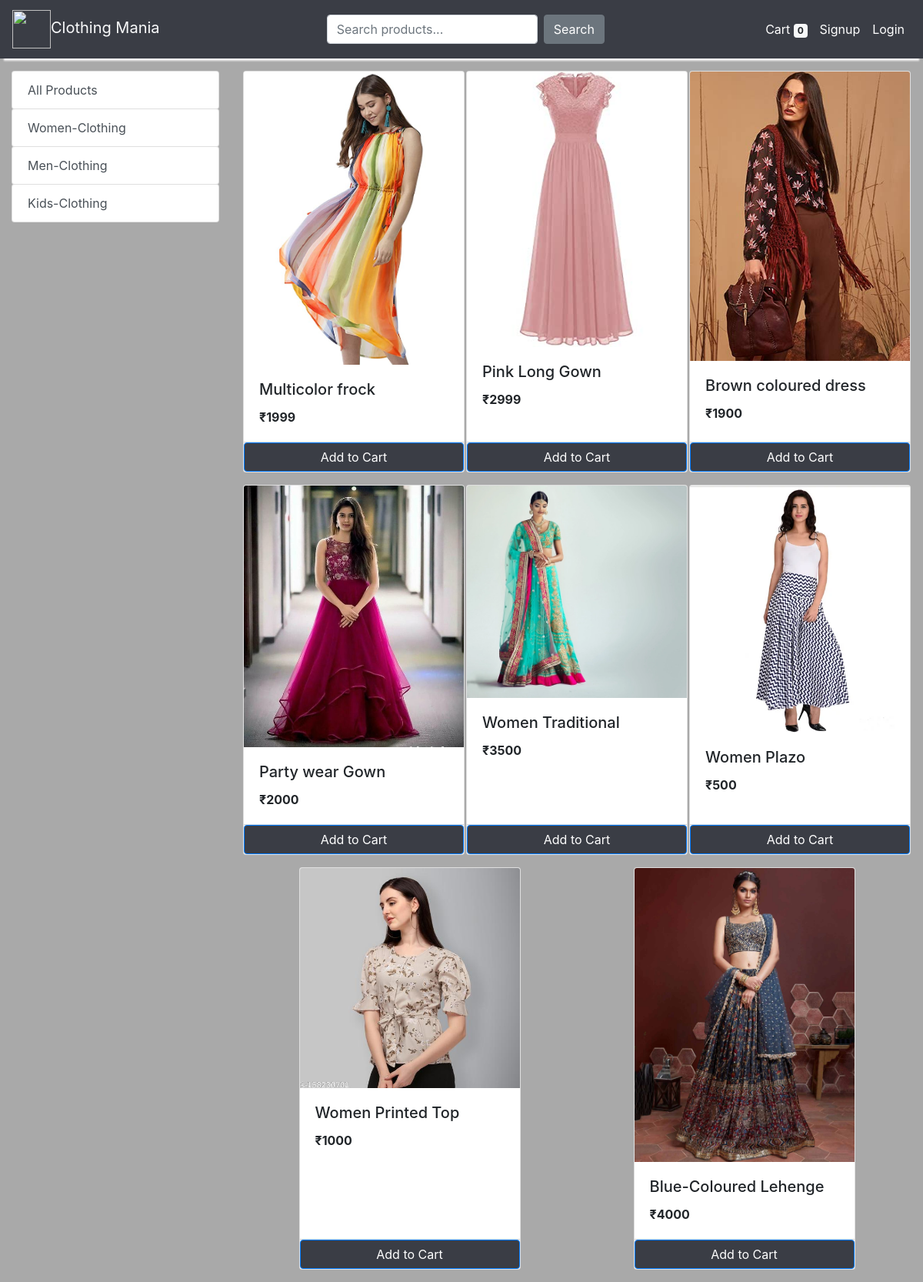
Screenshot of /store?category=22 with the database file from the repository.
### store/models/category.py (models this page shows, shortened)
class Category(models.Model):
    name= models.CharField(max_length=50)
    @staticmethod
    def get_all_categories():
        return Category.objects.all()
    class Meta:
        verbose_name = "Category"
        verbose_name_plural = "Categories"

### store/models/product.py (models this page shows, shortened)
class Products(models.Model):
    name = models.CharField(max_length=60)
    price = models.IntegerField(default=0)
    category = models.ForeignKey(Category,on_delete=models.CASCADE,default=1 )
    description = models.CharField(max_length=250, default='', blank=True, null= True)
    image = models.ImageField(upload_to='uploads/products/')
    @staticmethod
    def get_all_products_by_categoryid(category_id):
        if category_id:
            return Products.objects.filter (category=category_id)
        else:
            return Products.get_all_products()
    class Meta:
        verbose_name = "Product"
        verbose_name_plural = "Products"

### store/views/home.py (the view)
# urls.py: path('' , include('store.urls'))
def store(request):
    cart = request.session.get('cart')
    if not cart:
        request.session['cart'] = {}
    products = None
    categories = Category.get_all_categories()
    categoryID = request.GET.get('category')
    if categoryID:
        products = Products.get_all_products_by_categoryid(categoryID)
    else:
        products = Products.get_all_products()
    data = {}
    data['products'] = products
    data['categories'] = categories
    print('you are : ', request.session.get('email'))
    return render(request, 'index.html', data)

### store/templatetags/cart.py (called while the page is built)
@register.filter (name='is_in_cart')
def is_in_cart(product, cart):
    keys = cart.keys ()
    for id in keys:
        if int (id) == product.id:
            return True
    return False

### store/templatetags/custom_filter.py (called while the page is built)
@register.filter(name='currency')
def currency(number):
    return "₹"+str(number)

### store/templates/index.html (shortened to what this page needs)
{% extends 'base.html' %}
{% block content %}
{% load cart %}
{% load custom_filter %}
<div class="container-fluid mt-3">
	<div class="row">
		<div class="col-lg-3 mx-auto">
			<div class="list-group">
				<a href="/" class="list-group-item list-group-item-action btn">All Products</a>
				{% for category in categories %}
				<a href="/?category={{category.id}}"
					class="list-group-item list-group-item-action btn ">{{category.name}}</a>
				{% endfor %}
			</div>
		</div>
		<div id='products' class="col-lg-9 mx-auto">
			<div class="row mx-auto">
				{% for product in products %}
				<div class="card mx-auto mb-3" id={{product.id}} style="width: 18rem;">
					<img class="card-img-top" src="{{product.image.url}}" alt="Card image cap">
					<div class="card-body">
						<h5 class="card-title">{{product.name}}</h5>
						<p class="card-text"><b>{{product.price|currency}}</b></p>
					</div>
					<div class="card-footer p-0 no-gutters">
						{% if product|is_in_cart:request.session.cart %}
						<div class="row no-gutters">
							<form action="/#{{product.id}}" class="col-2 " method="post">
								{% csrf_token %}
								<input hidden type="text" name='product' value='{{product.id}}'>
								<input hidden type="text" name='remove' value='True'>
								<button type="submit" class="btn btn-primary my-3 my-sm-0" style="width:50px; background-color: #3A3D45;">-</button>
							</form>
							<div class="btn btn-primary my-0 my-sm-0 mx-auto w-70" style="width:150px; background-color: #3A3D45;">{{product|cart_quantity:request.session.cart}} in Cart</div>
							<form action="/#{{product.id}}" class="col-2 " method="post">
								{% csrf_token %}
								<input hidden type="text" name='product' value='{{product.id}}'>
								<button type="submit" class="btn btn-primary my-3 my-sm-0" style="width:50px; background-color: #3A3D45;">+</button>
							</form>
						</div>
						{% else %}
						<form action="/#{{product.id}}" method="POST" class="btn-block">
							<button class="btn btn-primary btn-block my-2 my-sm-0" style="background-color: #3A3D45;" type="submit">Add to Cart</button>
						</form>
						{% endif %}
					</div>
				</div>
				{% endfor %}
			</div>
		</div>
	</div>
</div>
{% endblock %}

### store/templates/base.html (style rules this page uses)
body { background-color: darkgray; background-size: 200px; background-image: url('https://thumbs.gfycat.com/LimpEntireEland-max-1mb.gif'); }

### store/templates/index.html (style rules this page uses)
@media (min-width: 576px) { #products .card { width: 18rem; float: left; margin: 0 10px 10px 0; } }
@media (min-width: 768px) { #products .card { width: 22rem; float: left; margin: 0 15px 15px 0; } }
@media (min-width: 992px) { #products .card { width: 25rem; float: left; margin: 0 20px 20px 0; } }

### rows the page displays
Category: name "Women-Clothing"
Category: name "Men-Clothing"
Category: name "Kids-Clothing"
Products: image (picture), name "Multicolor frock", price "₹1999"
Products: image (picture), name "Pink Long Gown", price "₹2999"
Products: image (picture), name "Brown coloured dress", price "₹1900"
Products: image (picture), name "Party wear Gown", price "₹2000"
Products: image (picture), name "Women Traditional", price "₹3500"
Products: image (picture), name "Women Plazo", price "₹500"
Products: image (picture), name "Women Printed Top", price "₹1000"
Products: image (picture), name "Blue-Coloured Lehenge", price "₹4000"

### other values shown
{{ request.session.cart.keys|length }} "0"
